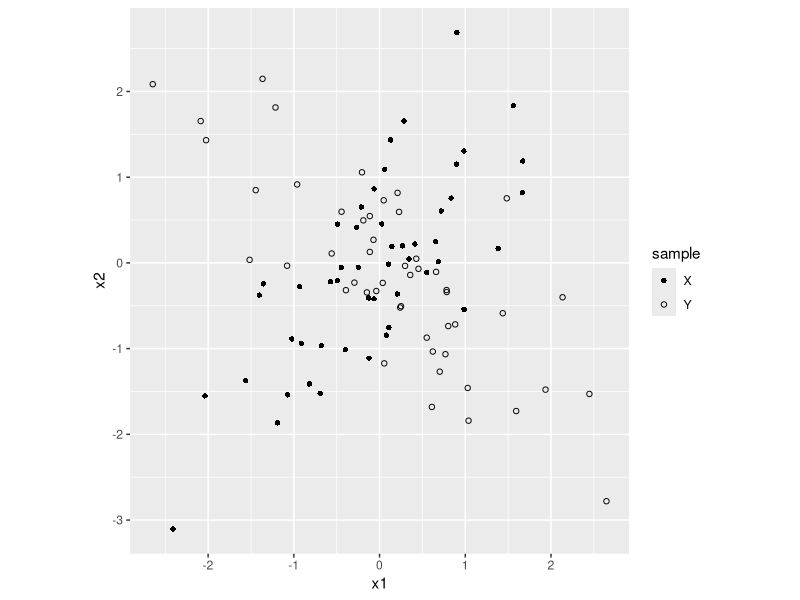
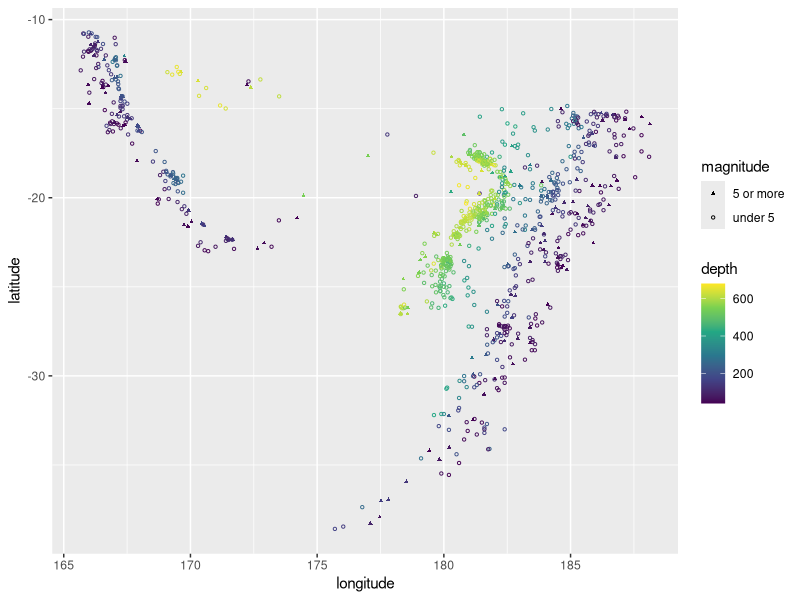
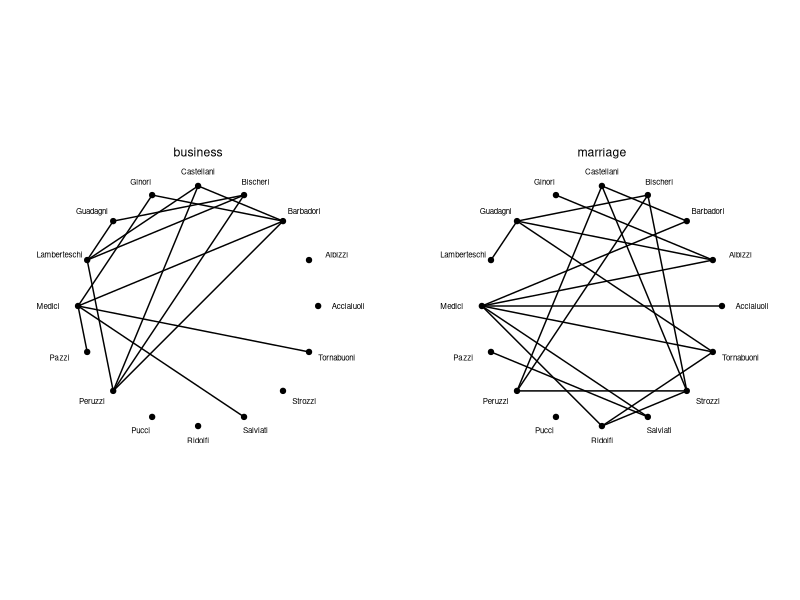
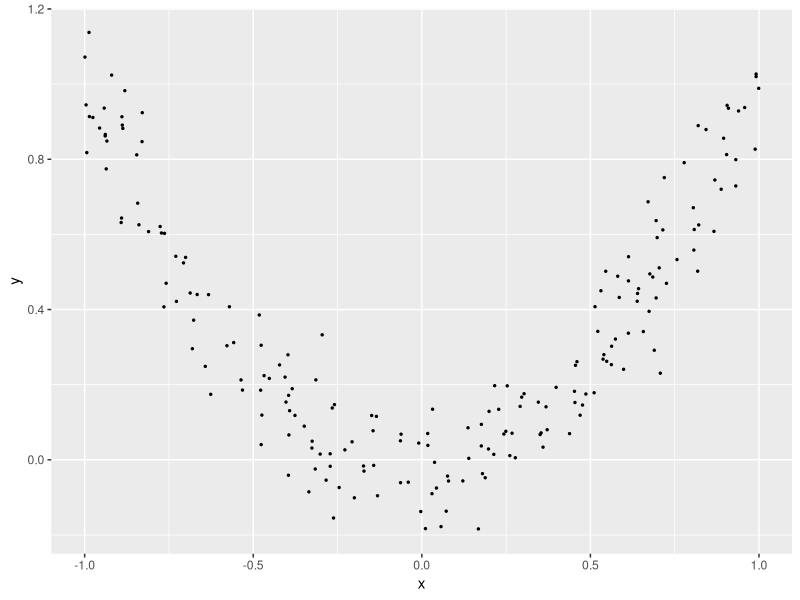
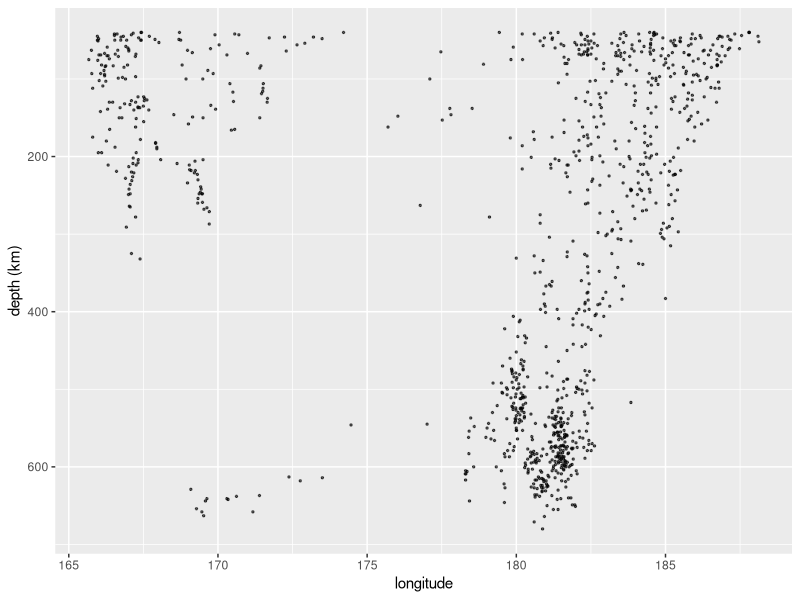
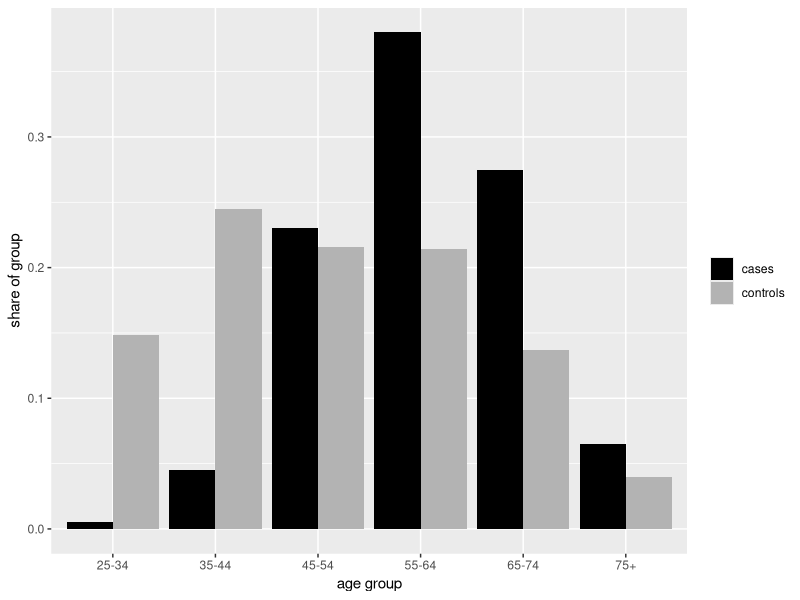

Source code (R) for these figures, in order:
## ---- chunk 1
knitr::opts_chunk$set(echo = TRUE, out.width = "100%", cache = TRUE, autodep = TRUE)
options(width = 60, digits = 4)
set.seed(20261110)
library(tidyverse)
B <- 999
pval <- function(t_null, t_obs) (1 + sum(t_null >= t_obs)) / (length(t_null) + 1)
## ---- chunk 2
mantel <- function(A, B) sum(A * B)
mantel_null <- function(A, B, reps) {
  n <- nrow(A)
  replicate(reps, {
    p <- sample(n)
    mantel(A, B[p, p])
  })
}
## ---- chunk 3
sim_pair <- function(n, rho) {
  z1 <- rnorm(n)
  z2 <- rho * z1 + sqrt(1 - rho^2) * rnorm(n)
  cbind(z1, z2)
}
m <- 50
X <- sim_pair(m, 0.7)
Y <- sim_pair(m, -0.7)
sim <- rbind(X, Y)
g_sim <- rep(c(TRUE, FALSE), c(m, m))
ggplot(data.frame(x1 = sim[, 1], x2 = sim[, 2], sample = ifelse(g_sim, "X", "Y")),
       aes(x1, x2, shape = sample)) +
  geom_point() + scale_shape_manual(values = c(16, 1)) +
  coord_fixed()
## ---- chunk 4
c(coordinate_1 = ks.test(X[, 1], Y[, 1])$p.value,
  coordinate_2 = ks.test(X[, 2], Y[, 2])$p.value)
## ---- chunk 5
energy <- function(D, g) {
  2 * mean(D[g, !g]) - mean(D[g, g]) - mean(D[!g, !g])
}
D_sim <- as.matrix(dist(sim))
e_obs <- energy(D_sim, g_sim)
e_null <- replicate(B, energy(D_sim, sample(g_sim)))
c(observed = e_obs, p = pval(e_null, e_obs))
## ---- chunk 6
nx <- sum(g_sim); ny <- sum(!g_sim)
L <- outer(g_sim, g_sim, function(a, b)
  ifelse(a & b, 1 / nx^2, ifelse(!a & !b, 1 / ny^2, -1 / (nx * ny))))
c(energy = energy(D_sim, g_sim), mantel = mantel(D_sim, -L))
## ---- chunk 7
nearest <- function(D) { diag(D) <- Inf; apply(D, 1, which.min) }
t_nn <- function(nn, g) sum(g == g[nn])
nn_sim <- nearest(D_sim)
nn_obs <- t_nn(nn_sim, g_sim)
nn_null <- replicate(B, t_nn(nn_sim, sample(g_sim)))
c(observed = nn_obs, null_mean = mean(nn_null), p = pval(nn_null, nn_obs))
## ---- chunk 8
q <- quakes
g_q <- q$mag >= 5
q$magnitude <- ifelse(g_q, "5 or more", "under 5")
ggplot(q, aes(long, lat, color = depth, shape = magnitude)) +
  geom_point(size = 0.8) +
  scale_shape_manual(values = c(17, 1)) +
  scale_color_viridis_c() +
  labs(x = "longitude", y = "latitude")
## ---- chunk 9
sapply(q[, c("lat", "long", "depth")], sd)
## ---- chunk 10
D_q <- as.matrix(dist(scale(q[, c("lat", "long", "depth")])))
e_obs <- energy(D_q, g_q)
e_null <- replicate(B, energy(D_q, sample(g_q)))
nn_q <- nearest(D_q)
nn_obs <- t_nn(nn_q, g_q)
nn_null <- replicate(B, t_nn(nn_q, sample(g_q)))
c(energy = pval(e_null, e_obs), nearest_neighbor = pval(nn_null, nn_obs))
## ---- chunk 11
fam <- read.csv("../../data/florentine_families.csv")
ties <- read.csv("../../data/florentine_ties.csv")
k <- nrow(fam)
adjacency <- function(rel) {
  A <- matrix(0, k, k, dimnames = list(fam$family, fam$family))
  s <- ties[ties$relation == rel, ]
  A[cbind(s$family1, s$family2)] <- 1
  A + t(A)
}
marriage <- adjacency("marriage")
business <- adjacency("business")
## ---- chunk 12
ang <- 2 * pi * (seq_len(k) - 1) / k
pos <- data.frame(family = fam$family, x = cos(ang), y = sin(ang))
edges <- ties %>%
  left_join(pos, by = c(family1 = "family")) %>%
  left_join(pos, by = c(family2 = "family"), suffix = c("", "end"))
ggplot() +
  geom_segment(data = edges, aes(x, y, xend = xend, yend = yend)) +
  geom_point(data = pos, aes(x, y)) +
  geom_text(data = pos, aes(1.25 * x, 1.12 * y, label = family), size = 2) +
  facet_wrap(~ relation) +
  coord_fixed(xlim = c(-1.5, 1.5)) +
  theme_void()
## ---- chunk 13
t_obs <- mantel(marriage, business) / 2
t_null <- mantel_null(marriage, business, B) / 2
c(observed = t_obs, null_mean = mean(t_null), p = pval(t_null, t_obs))
## ---- chunk 14
W <- abs(outer(fam$wealth, fam$wealth, "-"))
gap <- function(W) mantel(marriage, W) / sum(marriage)
g_obs <- gap(W)
g_null <- replicate(B, { p <- sample(k); gap(W[p, p]) })
c(observed = g_obs, null_mean = mean(g_null),
  p_two_sided = 2 * min(pval(g_null, g_obs), pval(-g_null, -g_obs)))
## ---- chunk 15
x <- runif(200, -1, 1)
y <- x^2 + rnorm(200, sd = 0.1)
r_null <- replicate(B, cor(x, sample(y)))
c(r = cor(x, y), p = pval(abs(r_null), abs(cor(x, y))))
## ---- chunk 16
ggplot(data.frame(x, y), aes(x, y)) + geom_point(size = 0.5)
## ---- chunk 17
center <- function(D) D - outer(rowMeans(D), colMeans(D), "+") + mean(D)
dcor <- function(A, B) sqrt(mean(A * B) / sqrt(mean(A^2) * mean(B^2)))
A <- center(as.matrix(dist(x)))
Bc <- center(as.matrix(dist(y)))
d_obs <- dcor(A, Bc)
d_null <- replicate(B, { p <- sample(length(y)); dcor(A, Bc[p, p]) })
c(dcor = d_obs, max_null = max(d_null), p = pval(d_null, d_obs))
## ---- chunk 18
ggplot(q, aes(long, depth)) +
  geom_point(size = 0.5, alpha = 0.6) +
  scale_y_reverse() +
  labs(x = "longitude", y = "depth (km)")
## ---- chunk 19
A_q <- center(as.matrix(dist(q$long)))
B_q <- center(as.matrix(dist(q$depth)))
d_obs <- dcor(A_q, B_q)
d_null <- replicate(B, { p <- sample(nrow(q)); dcor(A_q, B_q[p, p]) })
east <- q$long > 175
c(r = cor(q$long, q$depth), r_east = cor(q$long[east], q$depth[east]),
  dcor = d_obs, max_null = max(d_null))
## ---- chunk 20
ucb <- as.data.frame(UCBAdmissions) %>% uncount(Freq)
ucb_admit <- ucb$Admit == "Admitted"
ucb_female <- ucb$Gender == "Female"
dept <- ucb$Dept
## ---- chunk 21
a_obs <- sum(ucb_admit & ucb_female)
a_null <- replicate(B, sum(ucb_admit & sample(ucb_female)))
c(observed = a_obs, null_mean = mean(a_null),
  p_lower = pval(-a_null, -a_obs))
## ---- chunk 22
ucb %>%
  group_by(Dept) %>%
  summarize(applicants = n(),
            pct_female = round(100 * mean(Gender == "Female")),
            admit_female = round(100 * mean(Admit[Gender == "Female"] == "Admitted")),
            admit_male = round(100 * mean(Admit[Gender == "Male"] == "Admitted"))) %>%
  knitr::kable()
## ---- chunk 23
shuffle_within <- function(z, s)
  tibble(z, s) %>% group_by(s) %>% mutate(z = sample(z)) %>% pull(z)
s_null <- replicate(B, sum(ucb_admit & shuffle_within(ucb_female, dept)))
c(observed = a_obs, null_mean = mean(s_null),
  p_two_sided = 2 * min(pval(s_null, a_obs), pval(-s_null, -a_obs)))
## ---- chunk 24
mantelhaen.test(UCBAdmissions, correct = FALSE)$p.value
## ---- chunk 25
eso <- bind_rows(esoph %>% uncount(ncases) %>% mutate(case = TRUE),
                 esoph %>% uncount(ncontrols) %>% mutate(case = FALSE))
with(eso, table(alcohol = alcgp, case))
## ---- chunk 26
eso %>%
  count(agegp, group = ifelse(case, "cases", "controls")) %>%
  group_by(group) %>% mutate(share = n / sum(n)) %>%
  ggplot(aes(agegp, share, fill = group)) +
  geom_col(position = "dodge") +
  scale_fill_manual(values = c("black", "gray70")) +
  labs(x = "age group", y = "share of group", fill = NULL)
## ---- chunk 27
eso <- eso %>% mutate(s = rank(as.integer(alcgp)))    # midranks
eso %>% count(alcgp, s) %>%
  mutate(lower = cumsum(n) - n, from_n = lower + (n + 1) / 2)
## ---- chunk 28
t_obs <- with(eso, sum(s * case))
nulls <- with(eso, cbind(pooled = replicate(B, sum(s * sample(case))),
  within_age = replicate(B, sum(s * shuffle_within(case, agegp)))))
data.frame(mean = colMeans(nulls), sd = apply(nulls, 2, sd),
           p = apply(nulls, 2, pval, t_obs = t_obs))
